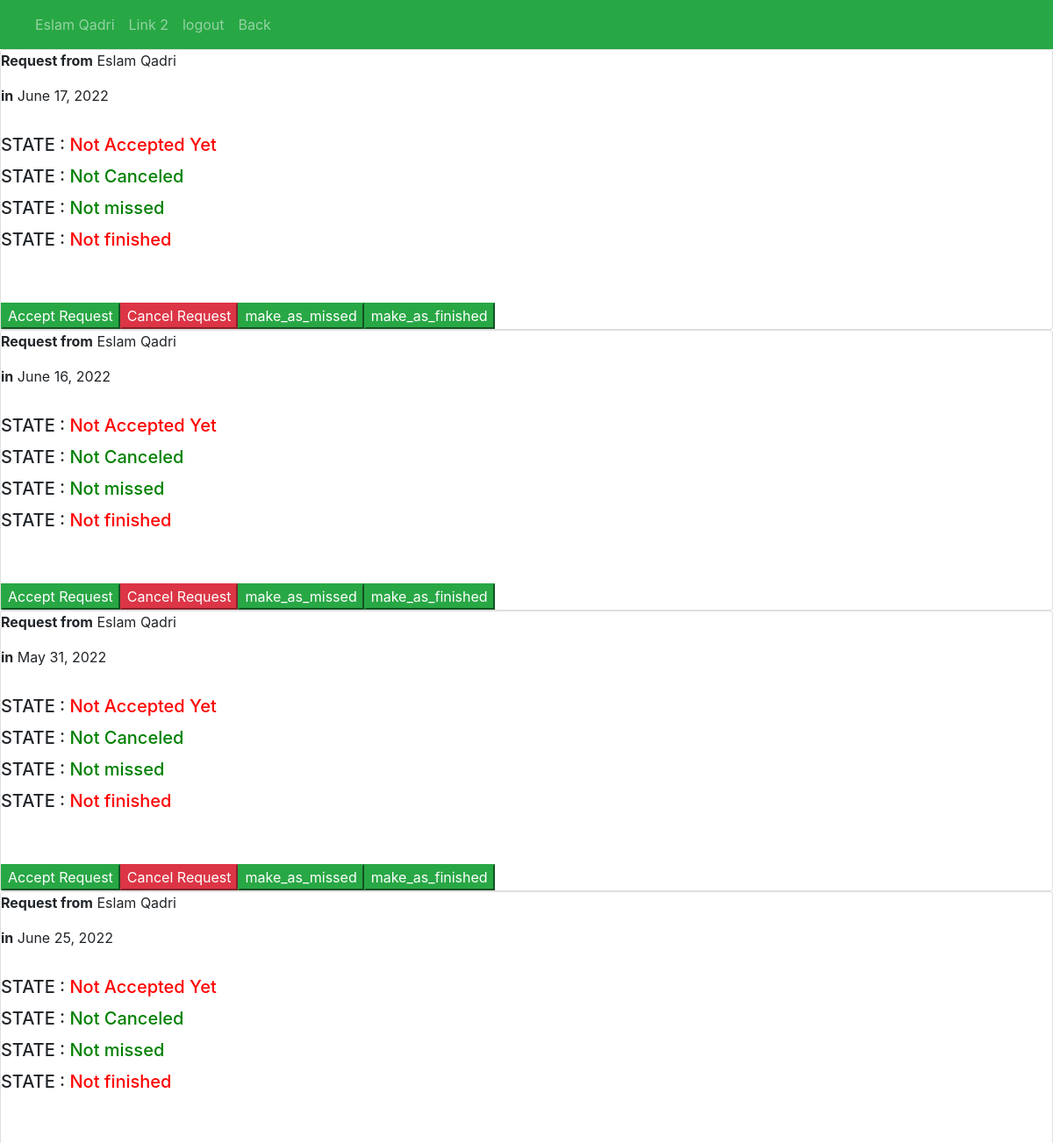
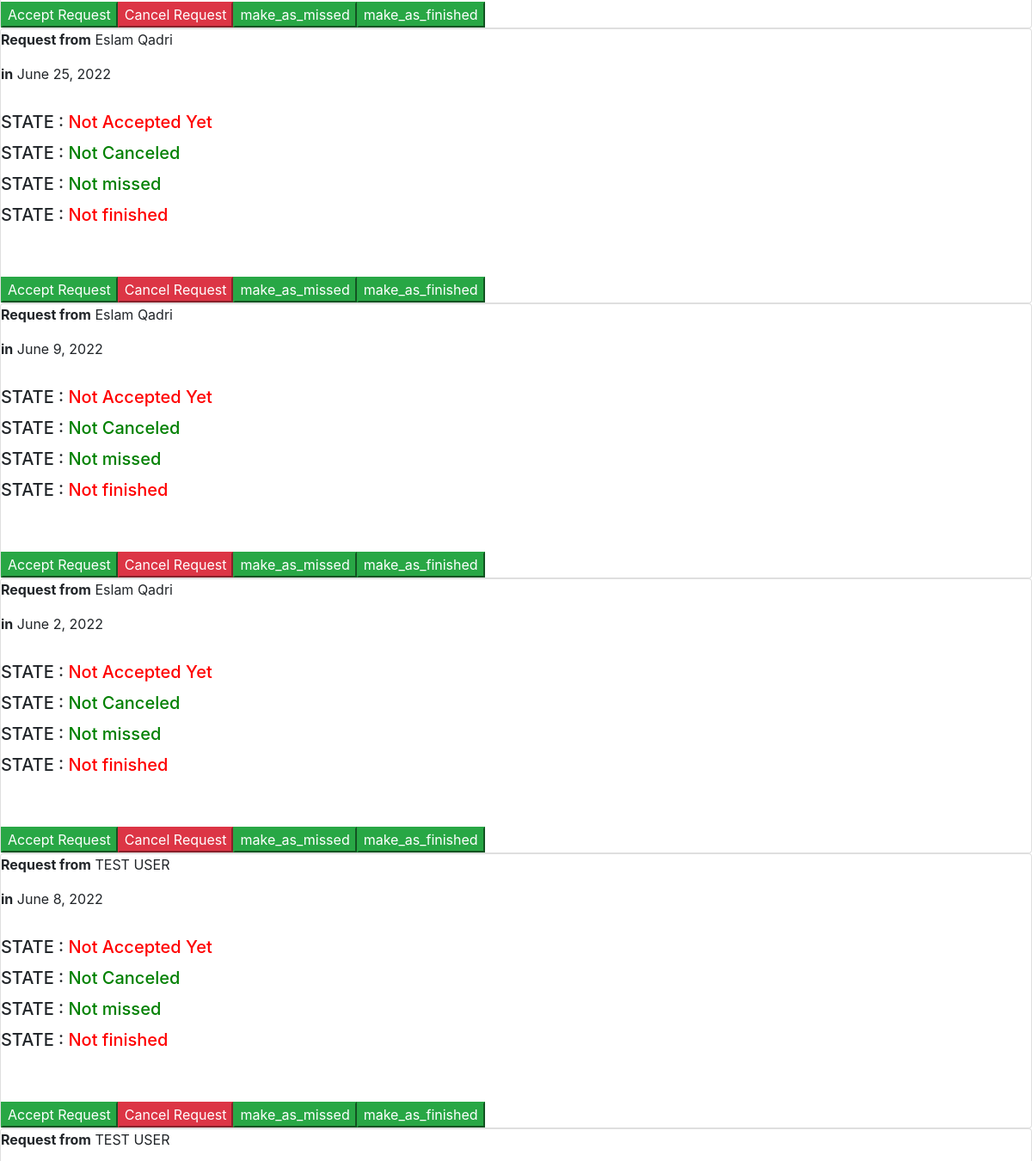
The app's page /allrequests (signed in, upper part), older data (2 pictures, top to bottom).
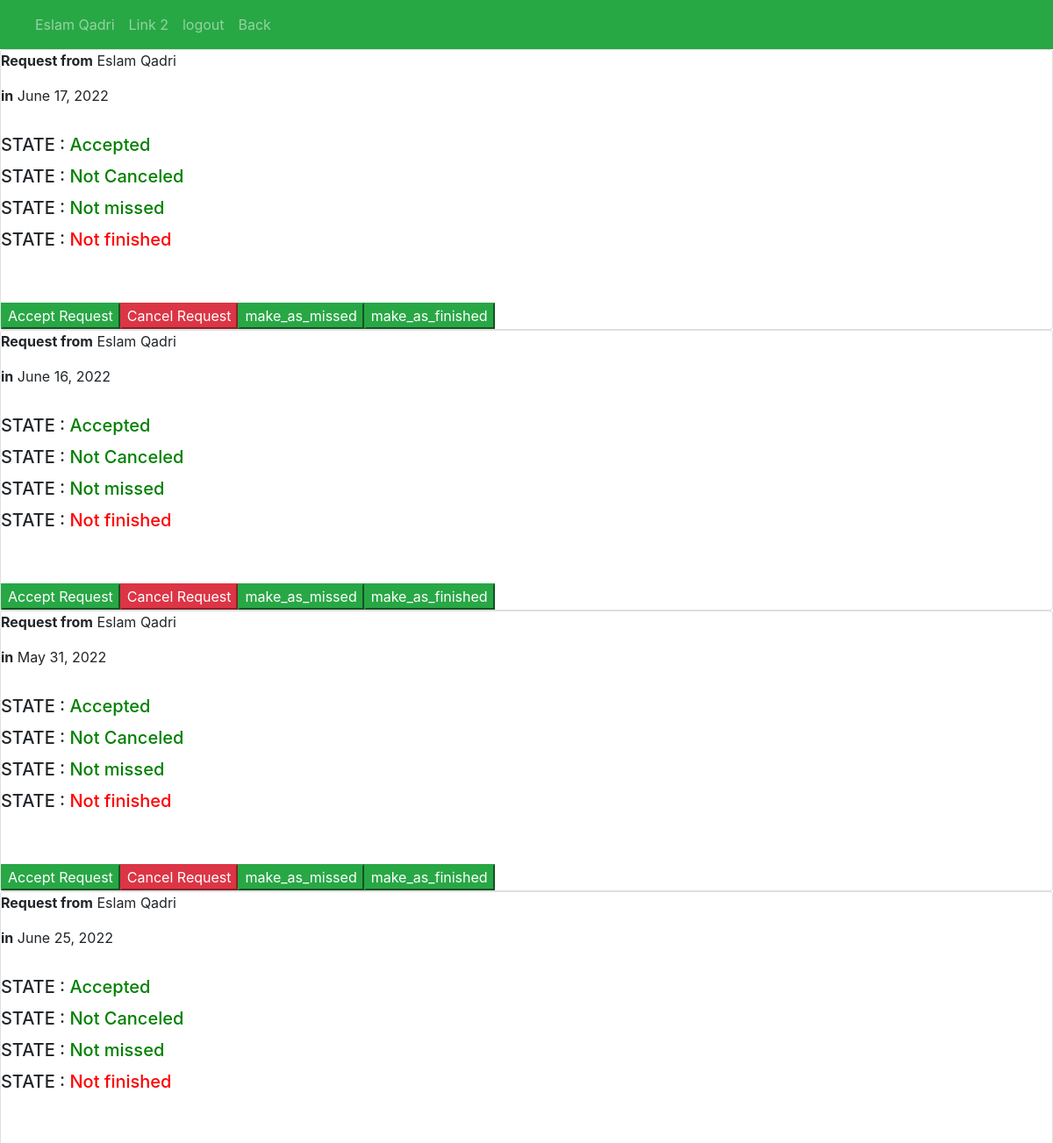
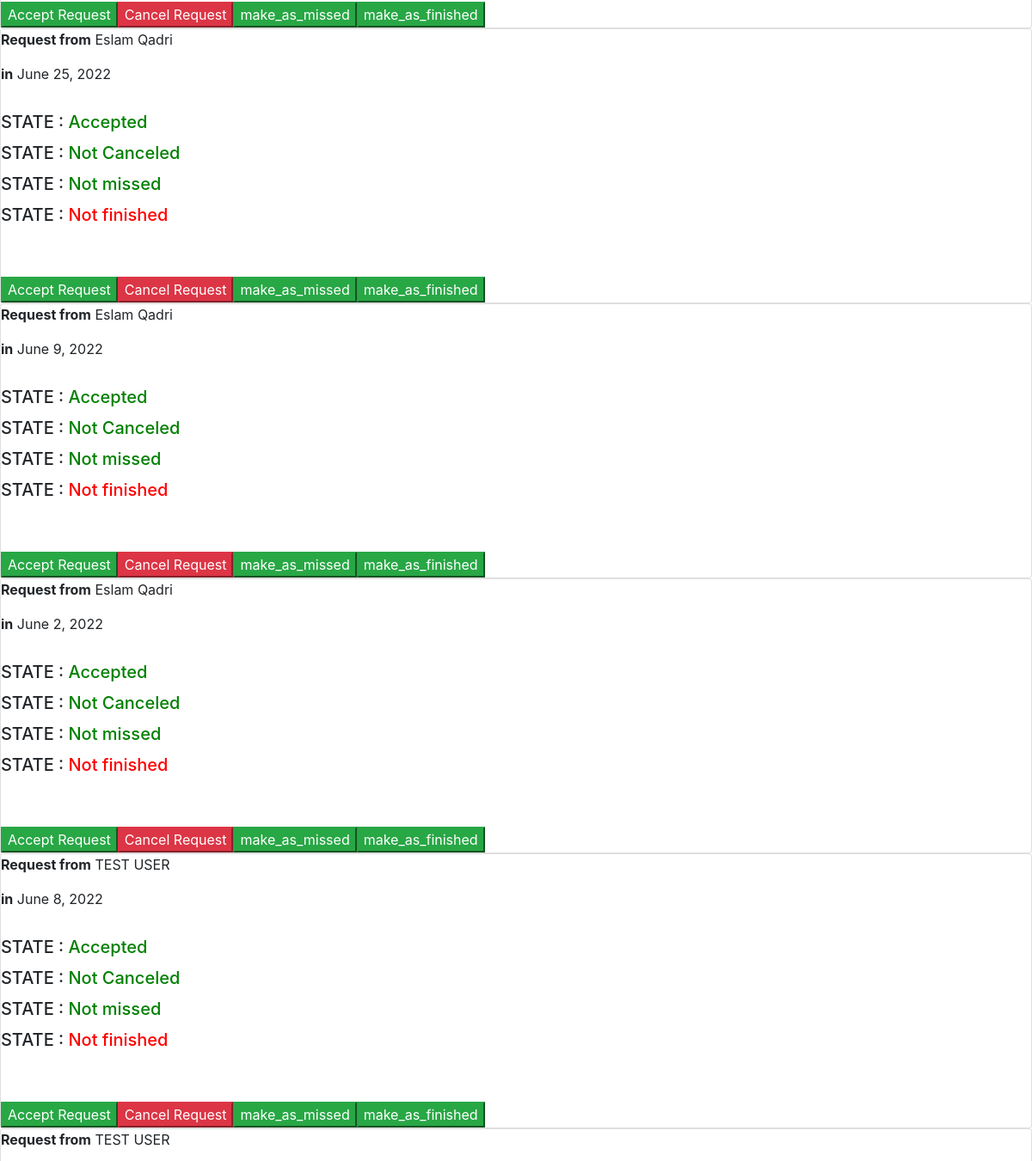
The same page, newer data (2 pictures, top to bottom).
### aposite/models.py (models this page shows)
class appointments(models.Model):
    user = models.ForeignKey(User,on_delete=models.PROTECT)
    Reserve = models.DateField()
    Cancel =models.BooleanField(default=False)
    approve= models.BooleanField(default=False)
    make_as_missed = models.BooleanField(default=False)
    make_as_finished= models.BooleanField(default=False)

### aposite/views.py (the view)
# urls.py: path('allrequests',views.allrequests,name='allrequests'),
@login_required(login_url='login')
def allrequests(request):
    user= request.user
    query=appointments.objects.all()
    return render(request, 'admin_view/all.html',{'user':user,'query':query})

### aposite/templates/admin_view/all.html (shortened to what this page needs)
{% load static %}
<!DOCTYPE html>
<html lang="en">
  <head>
    <link rel="stylesheet"
          href="https://maxcdn.bootstrapcdn.com/bootstrap/4.0.0/css/bootstrap.min.css"
>
  </head>
  <body>
    <nav class="navbar navbar-expand-sm bg-success navbar-dark">
      <ul class="navbar-nav">
        <li class="nav-item">
          <a class="nav-link" href="#">{{ user.first_name }} {{ user.last_name }}</a>
        </li>
        <li class="nav-item">
          <a class="nav-link" href="#">Link 2</a>
        </li>
        <li class="nav-item">
          <a class="nav-link" href="{% url 'logout' %}">logout</a>
        </li>
        <li class="nav-item">
          <a class="nav-link" href="{% url 'AdminViwe' %}">Back</a>
        </li>
      </ul>
    </nav>
    {% for i in query %}
      <div class=" row-3">
        <div class="card">
          <p>
            <strong>Request from</strong>  {{ i.user.first_name }} {{ i.user.last_name }}
        </p>
        <p>
          <strong>in</strong> {{ i.Reserve }}
        <P>
          {% if  i.approve %}
            <h5 class="card-title">
              STATE : <span style="color: green">Accepted</span>
            </h5>
          {% else %}
            <h5 class="card-title">
              STATE : <span style="color: red">Not Accepted Yet</span>
            </h5>
          {% endif %}
          {% if  i.Cancel %}
            <h5 class="card-title">
              STATE : <span style="color: red">Canceled</span>
            </h5>
          {% else %}
            <h5 class="card-title">
              STATE : <span style="color: green ">Not Canceled</span>
            </h5>
          {% endif %}
          {% if  i.make_as_missed %}
            <h5 class="card-title">
              STATE : <span style="color: red">is missed</span>
            </h5>
          {% else %}
            <h5 class="card-title">
              STATE : <span style="color: green ">Not missed</span>
            </h5>
          {% endif %}
          {% if  i.make_as_finished %}
            <h5 class="card-title">
              STATE : <span style="color:green ">is finished</span>
            </h5>
          {% else %}
            <h5 class="card-title">
              STATE : <span style="color:red  ">Not finished</span>
            </h5>
          {% endif %}
          <div class="btn-group" role="group" aria-label="Basic example">
            <form action="{% url 'AdminApprove' i.id %}" method="post">
              <br>
              <br>
              <input class="btn-success" type="submit"   value="Accept Request">
            </form>
            <form action="{% url 'Cancelbyid' i.id %}" method="post">
              <br>
              <br>
              <input class="btn-danger" type="submit"   value="Cancel Request">
            </form>
            <form action="{% url 'asmissed' i.id %}" method="post">
              <br>
              <br>
              <input class="btn-success" type="submit"   value="make_as_missed">
            </form>
            <form action="{% url 'asfinished' i.id %}" method="post">
              <br>
              <br>
              <input class="btn-success" type="submit"   value="make_as_finished">
            </form>
          </div>
        </div>
      </div>
    {% endfor %}
  </body>
</html>

Row changes from the older to the newer data that the page shows:
changed appointments "June 17, 2022": approve "Not Accepted Yet" → "Accepted"
changed appointments "June 16, 2022": approve "Not Accepted Yet" → "Accepted"
changed appointments "May 31, 2022": approve "Not Accepted Yet" → "Accepted"
changed appointments (number 4 of 9 on the later page): approve "Not Accepted Yet" → "Accepted"
changed appointments (number 5 of 9 on the later page): approve "Not Accepted Yet" → "Accepted"
changed appointments "June 9, 2022": approve "Not Accepted Yet" → "Accepted"
changed appointments "June 2, 2022": approve "Not Accepted Yet" → "Accepted"
changed appointments "June 8, 2022": approve "Not Accepted Yet" → "Accepted"
